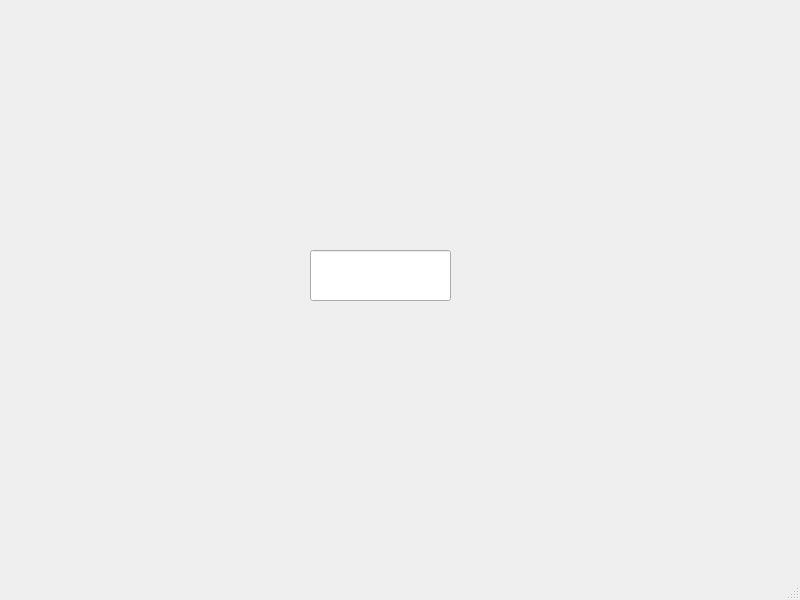
<?xml version="1.0" encoding="UTF-8"?>
<ui version="4.0">
 <class>TestSerial</class>
 <widget class="QMainWindow" name="TestSerial">
  <property name="geometry">
   <rect>
    <x>0</x>
    <y>0</y>
    <width>800</width>
    <height>600</height>
   </rect>
  </property>
  <property name="windowTitle">
   <string>TestSerial</string>
  </property>
  <widget class="QWidget" name="centralwidget">
   <widget class="QLineEdit" name="lineEdit">
    <property name="geometry">
     <rect>
      <x>310</x>
      <y>250</y>
      <width>141</width>
      <height>51</height>
     </rect>
    </property>
   </widget>
  </widget>
  <widget class="QMenuBar" name="menubar">
   <property name="geometry">
    <rect>
     <x>0</x>
     <y>0</y>
     <width>800</width>
     <height>25</height>
    </rect>
   </property>
  </widget>
  <widget class="QStatusBar" name="statusbar"/>
 </widget>
 <resources/>
 <connections/>
</ui>
